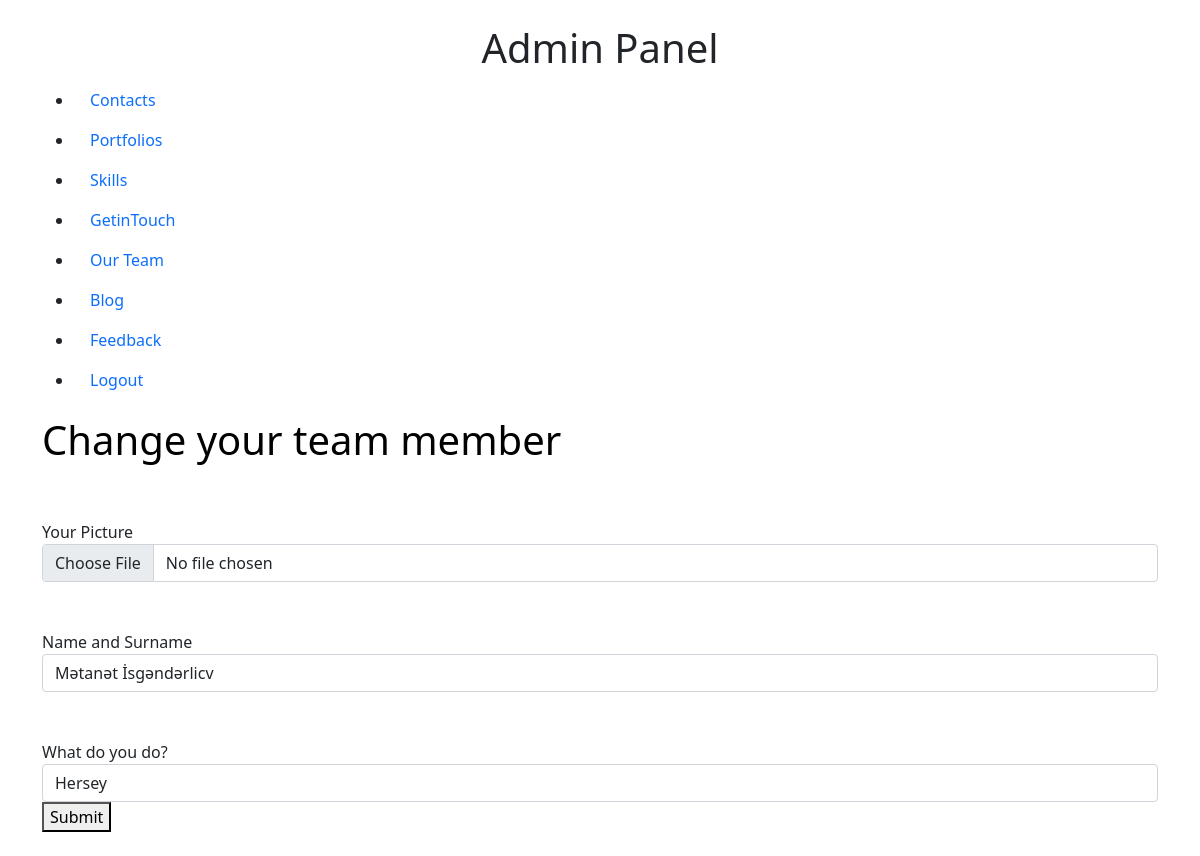
The app's page /memberEdit/1 (signed in), older data.
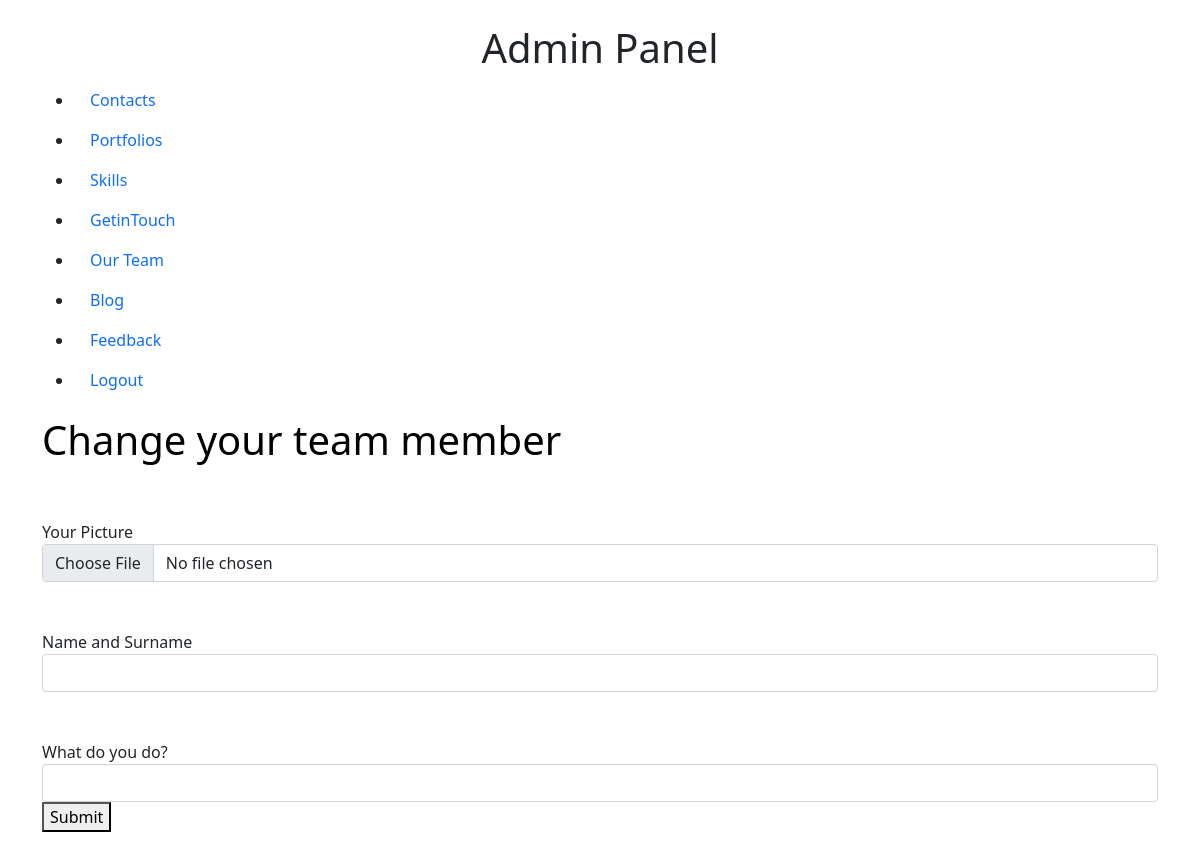
The same page, newer data.
### modules.py (models this page shows)
class Ourteam(db.Model):
    id=db.Column(db.Integer,primary_key=True)
    _fullname=db.Column(db.String(50))
    _profession=db.Column(db.String(50))
    _fileAdi=db.Column(db.String(50))

### admin/routes.py (the view, shortened to what this page needs)
@app.route("/memberEdit/<int:id>",methods=["GET","POST"])
@login_required
def team_edit(id):
    from modules import Ourteam
    from run import db
    newMember = Ourteam.query.filter_by(id=id).first()
    return render_template ("/admin/updTeam.html",newMember=newMember)

### admin/routes.py (called while the page is built)
@login_manager.user_loader
def load_user(user_id):
    from modules import Login
    return Login.query.get(int(user_id))

### templates/admin/updTeam.html (shortened to what this page needs)
{% extends "admin/base.html" %} {% block content %}
<h1 class="pt-35"><span style="color:#000000;">Change your team member</span></h1>
<form action="/memberEdit/{{newMember.id}}" method="POST" enctype="multipart/form-data">
    <div class="form-group">
        <label class="mt-5">Your Picture</label>
        <input type="file" name="filem" value='{{newMember._fileAdi}}' class="form-control">
        <label class="mt-5">Name and Surname</label>
        <input type="text" name="fullname" value='{{newMember._fullname}}' class="form-control">
        <label class="mt-5">What do you do?</label>
        <input type="text" name="profession" value='{{newMember._profession}}' class="form-control" id="exampleInputEmail1" aria-describedby="emailHelp" required>
    </div>
    <div class="submit_button">
        <button type="submit">Submit</button>
    </div>
</form>
{% endblock %}

Row changes from the older to the newer data that the page shows:
removed Ourteam: fullname "Mətanət İsgəndərlicv", profession "Hersey"
